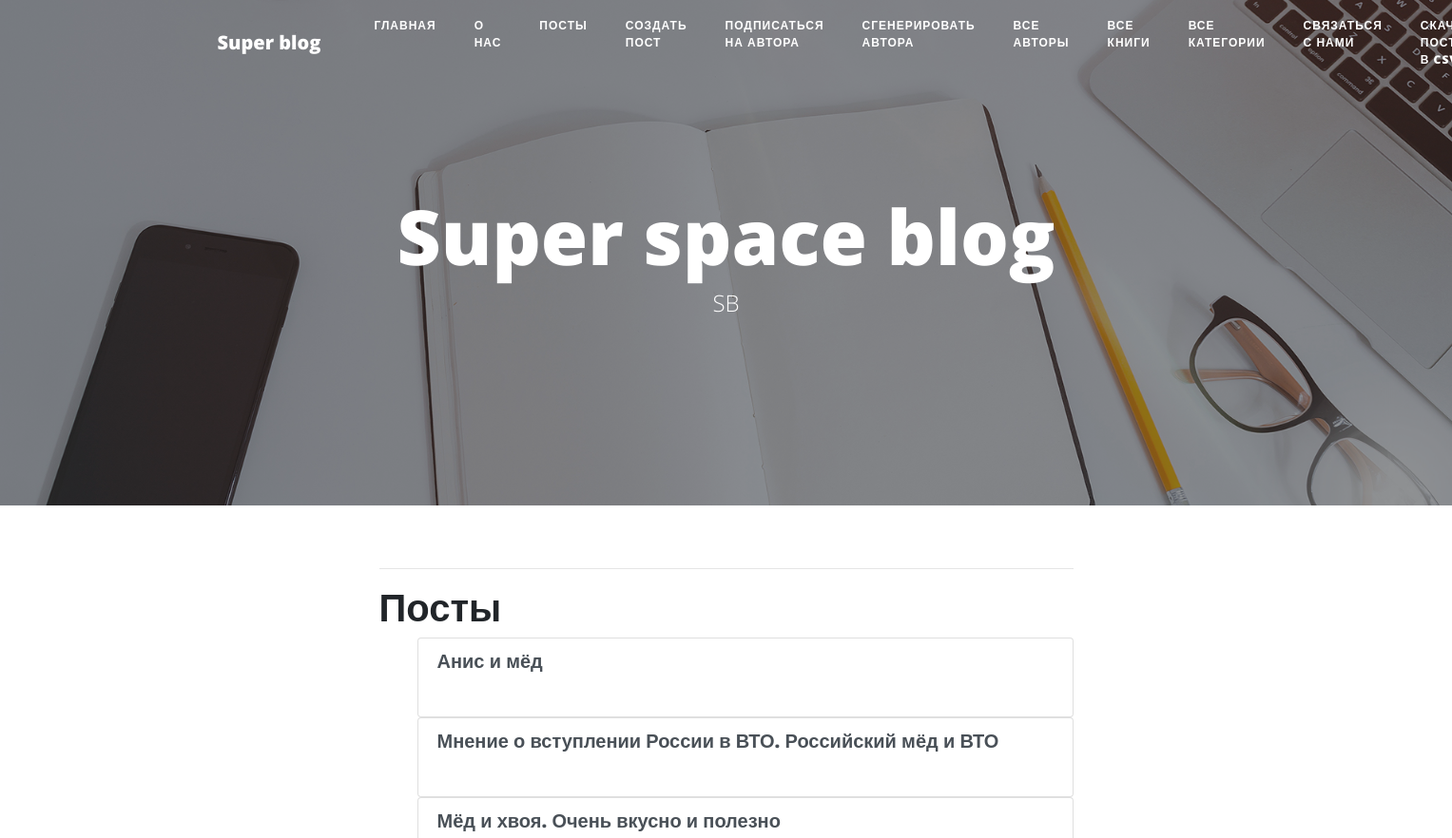
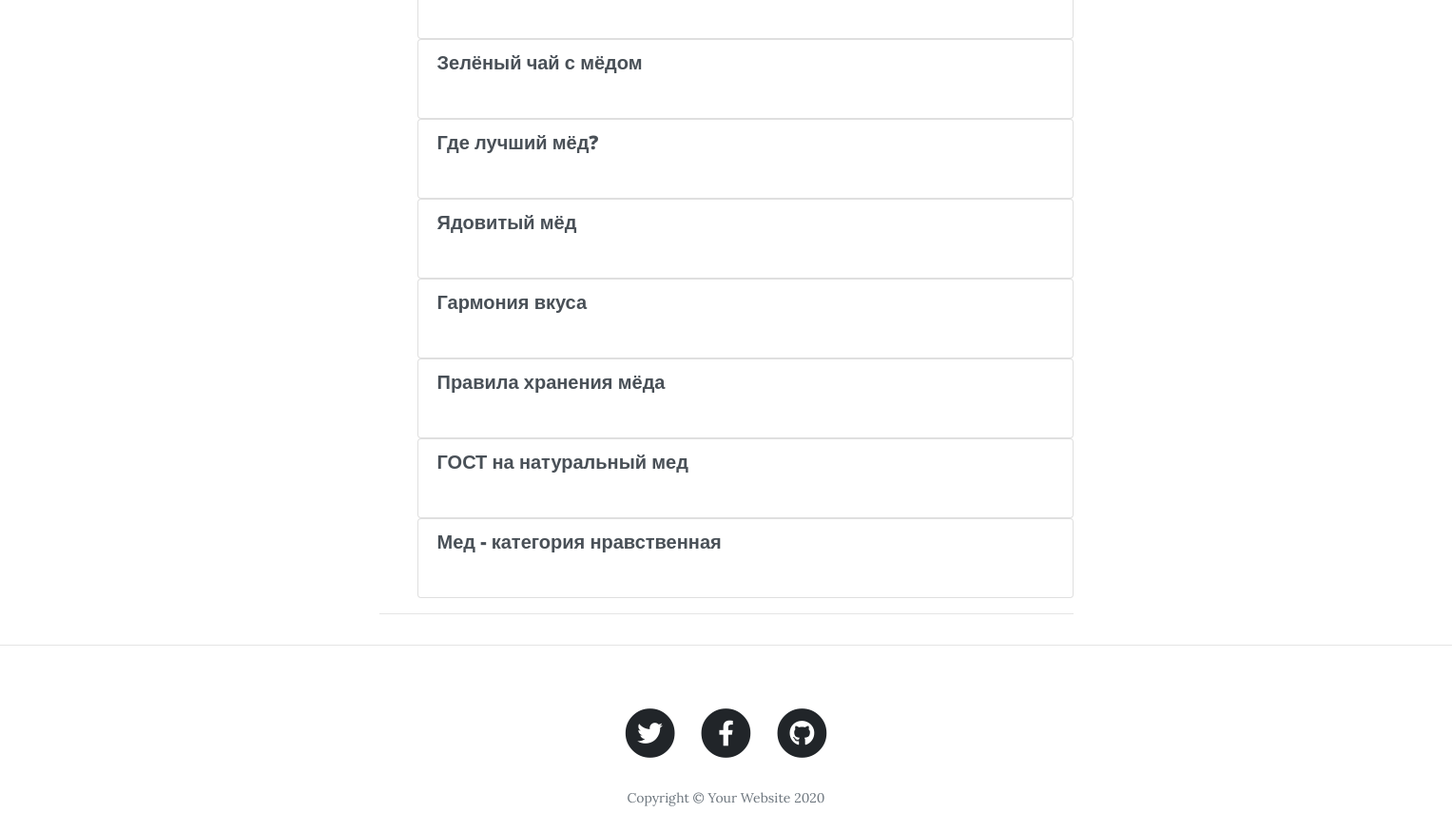
The app's page /posts/, older data (2 pictures, top to bottom).
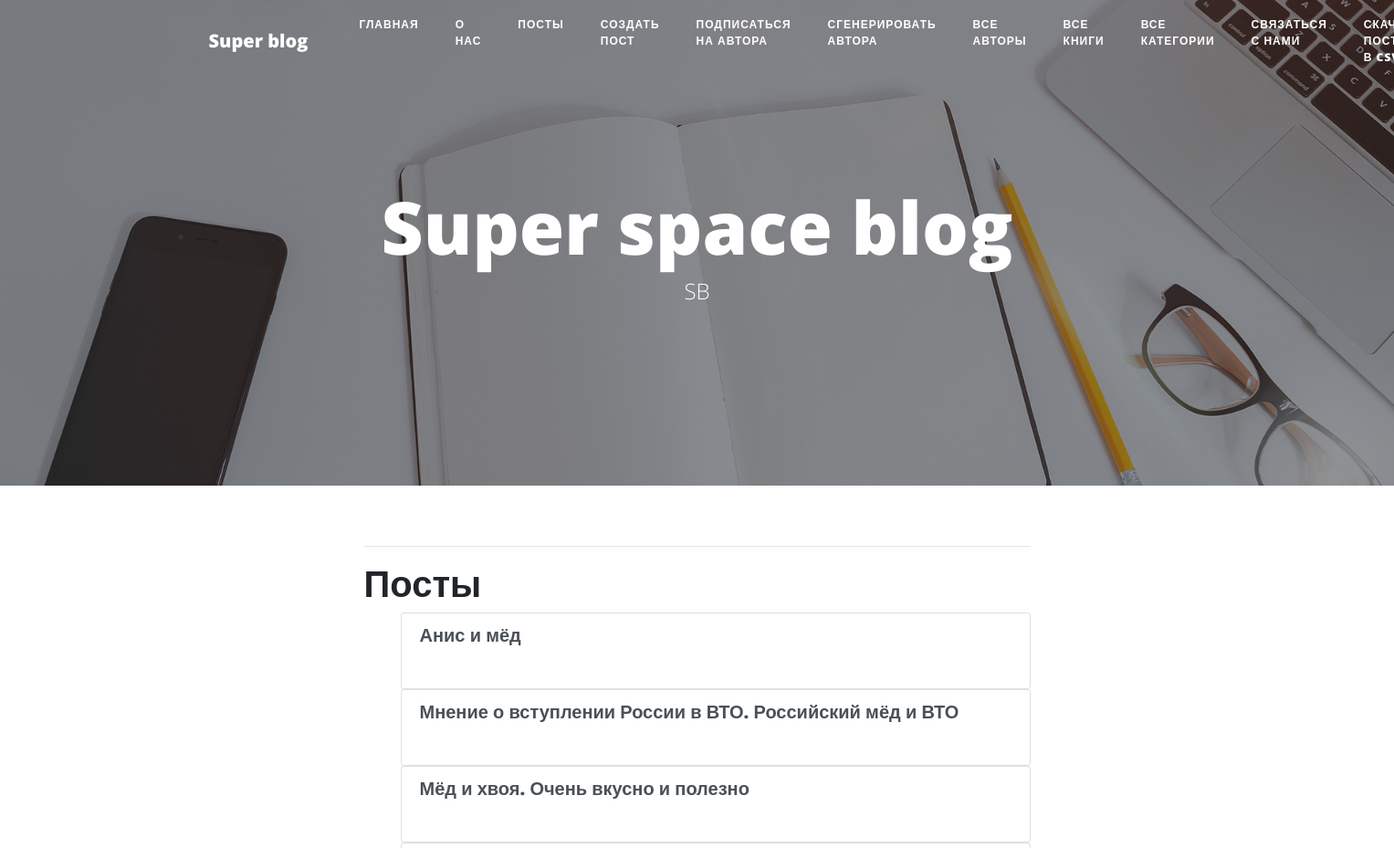
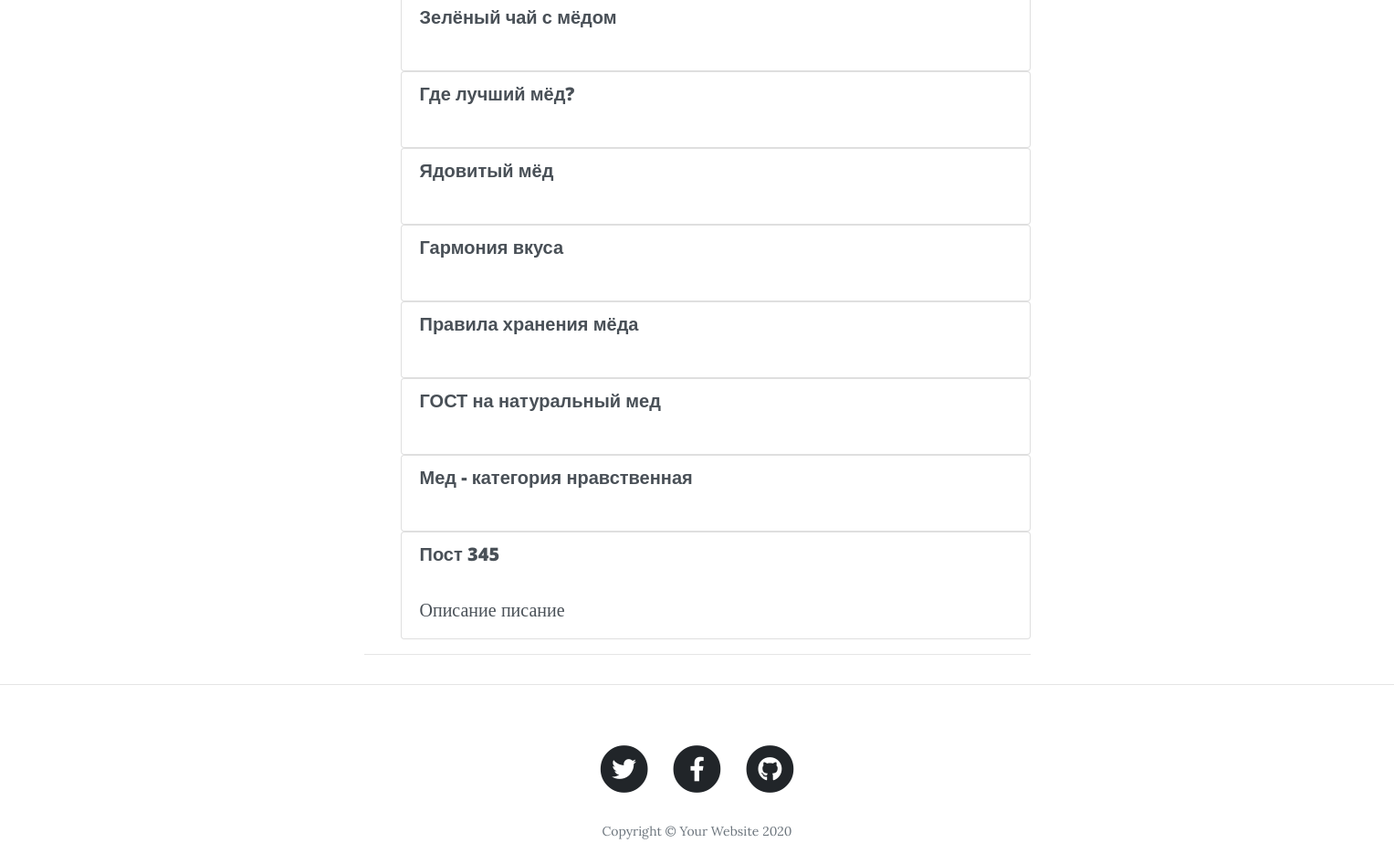
The same page, newer data (2 pictures, top to bottom).
### main/models.py (models this page shows, shortened)
class Post(models.Model):
    class Meta:
        db_table = "tb_posts"
        verbose_name = "Пост"
        verbose_name_plural = "Посты"
    MOOD_CHOICES = (
        (1, 'advertisments'),
        (2, 'news'),
        (3, 'weather'),
        (4, 'business'),
        (5, 'info'),
    )
    """Setup title, description, content and dates of posts."""
    title = models.CharField("Заголовок поста", max_length=70)
    description = models.TextField("Описание поста", max_length=90)
    content = models.TextField("Контент поста")
    mood = models.PositiveSmallIntegerField(choices=MOOD_CHOICES, default=5)
    created = models.DateTimeField(auto_now_add=True)
    updated = models.DateTimeField(default=now)
    @classmethod
    def cache_key(cls):
        dt = datetime.today().strftime('%y-%m-%d')
        key = f'{dt}'
        return key

### main/views.py (the view)
# urls.py: path('posts/', views.posts_all, name='posts_all'),
def posts_all(request):
    context = {'title': "Posts", "posts": postall()}
    return render(request, "main/posts_all.html", context)

### main/services/post_service.py (called while the page is built)
def postall():
    key = Post().__class__.cache_key()
    if key in cache:
        objects_all = cache.get(key)
    else:
        objects_all = Post.objects.all()
        cache.set(key, objects_all, 30)
    return objects_all

### main/templates/main/posts_all.html (shortened to what this page needs)
{% extends "main/base.html" %}
{% block  content %}
        <h1>Посты</h1>
        <div class="payload">
            <ul>
                {% for post in posts %}
                    <div class="list-group">
                          <a href="{%  url "post_show" post_id=post.id %}" class="list-group-item list-group-item-action flex-column align-items-start">
                            <div class="d-flex w-100 justify-content-between">
                              <h5 class="mb-1">{{post.title}}</h5>
                            </div>
                            <p class="mb-1">{{post.description}}</p>
                          </a>
                    </div>
                {% endfor %}
            </ul>
        </div>
{% endblock %}

### main/templates/main/base.html (shortened to what this page needs)
<!DOCTYPE html>
<html lang="en">
<head>
{% load static %}
  <link href="{%  static "vendor/bootstrap/css/bootstrap.min.css"%}" rel="stylesheet">
  <link href="{%  static "vendor/fontawesome-free/css/all.min.css"%}" rel="stylesheet" type="text/css">
  <link href="{%  static "css/clean-blog.min.css"%}" rel="stylesheet">
</head>
<body>
  <nav class="navbar navbar-expand-lg navbar-light fixed-top" id="mainNav">
    <div class="container">
      <a class="navbar-brand" href="{% url "homepage" %}">Super blog</a>
      <div class="collapse navbar-collapse" id="navbarResponsive">
        <ul class="navbar-nav ml-auto">
          <li class="nav-item">
            <a class="nav-link" href="{% url "homepage" %}">Главная</a>
          </li>
          <li class="nav-item">
            <a class="nav-link" href="{% url "about" %}">О нас</a>
          </li>
          <li class="nav-item">
            <a class="nav-link" href="{% url "posts_list" %}">Посты</a>
          </li>
          <li class="nav-item">
            <a class="nav-link" href="{% url "post_create" %}">Создать пост</a>
          </li>
            <li class="nav-item">
            <a class="nav-link" href="{% url "subscribers_new" %}">Подписаться на автора</a>
          </li>
            <li class="nav-item">
            <a class="nav-link" href="{% url "authors_new" %}">Сгенерировать автора</a>
          </li>
            <li class="nav-item">
            <a class="nav-link" href="{% url "authors_all" %}">Все авторы</a>
          </li>
            <li class="nav-item">
            <a class="nav-link" href="{% url "books_all" %}">Все книги</a>
          </li>
            <li class="nav-item">
            <a class="nav-link" href="{% url "category_all" %}">Все категории</a>
          </li>
            <li class="nav-item">
            <a class="nav-link" href="{% url "contact-us-create" %}">Связаться с нами</a>
          </li>
            <li class="nav-item">
            <a class="nav-link" href="{% url "posts_list_csv" %}">Скачать посты в CSV </a>
          </li>
        </ul>
      </div>
    </div>
  </nav>
  <header class="masthead" style="background-image: url( {% static 'img/home-bg.jpg'%})">
    <div class="overlay"></div>
    <div class="container">
      <div class="row">
        <div class="col-lg-8 col-md-10 mx-auto">
          <div class="site-heading">
            <h1>Super space blog</h1>
            <span class="subheading">SB</span>
          </div>
        </div>
      </div>
    </div>
  </header>
  <div class="container">
    <div class="row">
      <div class="col-lg-8 col-md-10 mx-auto">
        <hr>
        {% block content %}{% endblock %}
        <hr>
      </div>
    </div>
  </div>
  <hr>
  <footer>
    <div class="container">
      <div class="row">
        <div class="col-lg-8 col-md-10 mx-auto">
          <ul class="list-inline text-center">
            <li class="list-inline-item">
              <a href="#">
                <span class="fa-stack fa-lg">
                  <i class="fas fa-circle fa-stack-2x"></i>
                  <i class="fab fa-twitter fa-stack-1x fa-inverse"></i>
                </span>
              </a>
            </li>
            <li class="list-inline-item">
              <a href="#">
                <span class="fa-stack fa-lg">
                  <i class="fas fa-circle fa-stack-2x"></i>
                  <i class="fab fa-facebook-f fa-stack-1x fa-inverse"></i>
                </span>
              </a>
            </li>
            <li class="list-inline-item">
              <a href="#">
                <span class="fa-stack fa-lg">
                  <i class="fas fa-circle fa-stack-2x"></i>
                  <i class="fab fa-github fa-stack-1x fa-inverse"></i>
                </span>
              </a>
            </li>
          </ul>
          <p class="copyright text-muted">Copyright &copy; Your Website 2020</p>
        </div>
      </div>
    </div>
  </footer>
</body>
</html>

Row changes from the older to the newer data that the page shows:
added Post: title "Пост 345", description "Описание писание"
